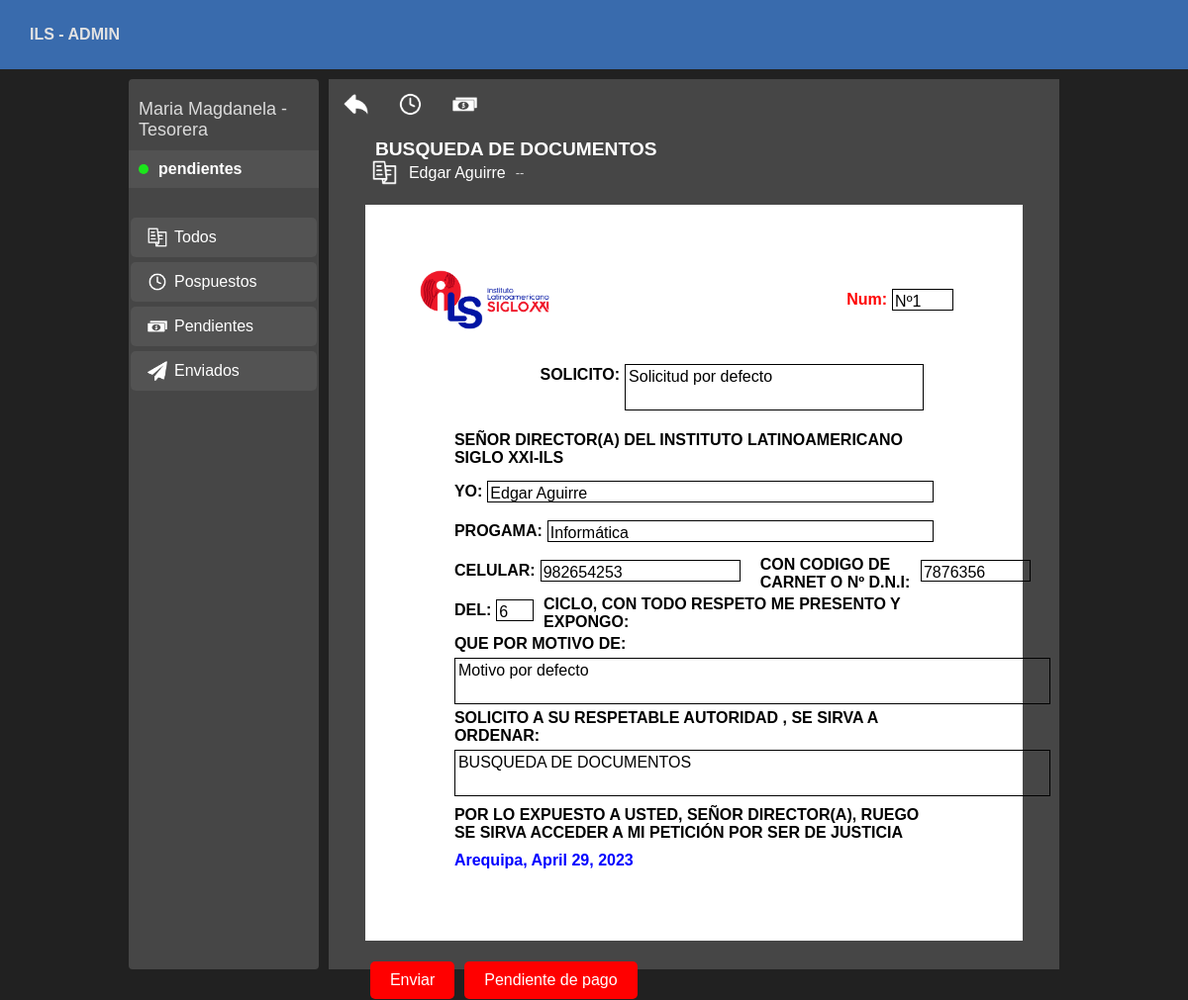
The page /ils_admin/staff/fut?code=Ckjt5ucxVIj on the database its author committed.
### myapp/models.py (models this page shows, shortened)
class fut(models.Model):
    name = models.CharField(max_length=200)
    program = models.CharField(max_length=200)
    dni = models.CharField(max_length=10)
    phone = models.CharField(max_length=12)
    cycle = models.CharField(max_length=2)
    email = models.TextField(default='')
    myrequest = models.TextField()
    order = models.CharField(max_length=300)
    reason = models.TextField()
    date = models.DateField()
    pdf_binary = models.BinaryField(default=b'')
    proceeding = models.TextField() # Expediente
    password = models.TextField()
    qrimg_binary = models.BinaryField(default=b'')
    code = models.TextField(default='00000000000')
    stage = models.IntegerField(default=0)
    view = models.BooleanField(default=False)
    n_ticket = models.CharField(max_length=30, default='0000000000')

### myapp_admin/views.py (the view)
# urls.py: path('ils_admin/staff/fut', views.view_fut, name="n_view_fut"),
def view_fut(request):
    code_ = request.GET.get('code')
    objs = fut.objects.filter(code=code_).values('id', 'myrequest', 'name', 'program', 'phone', 'dni', 'cycle', 'reason', 'email', 'order', 'date').first()
    up_register = fut.objects.get(code=code_)
    up_register.view = 1
    up_register.save()
    return render(request, 'admin/staff/view_fut.html', {
        'code': code_,
        'objs': objs
    })

### myapp_admin/templates/admin/staff/view_fut.html (shortened to what this page needs)
{% extends 'admin/staff.html' %}
{% load static %}
{% block fut %}
<div class="ayelash2">
    <div class="bastools">
        <a href="{% url 'n_staff' %}" style="display: flex;"><img width="25px" class="baricon" height="25px" src="{% static 'img/icon01.png' %}" alt=""></a>
        <img onclick="postponed()" width="25px" class="baricon" height="25px" src="{% static 'img/icon02.png' %}" alt="">
        <img onclick="pending()" width="25px" class="baricon" height="25px" src="{% static 'img/icon03.png' %}" alt="">
    </div>
    <div class="principaldiv">
        <div class="order"><p>{{objs.order}}</p></div>
        <div class="alumno">
            <img width="25px" height="25px" style="margin: auto 7px;" src="{% static 'img/procedure.png' %}" alt="">
            <p class="p_name">{{objs.name}}</p>
            <p class="p_mail">-{{objs.email}}-</p>
        </div>
        <div class="contFUT">
            <div class="logoils">
                <img height="60px" style="margin: auto 5px;" src="{% static 'img/logoils.png' %}" alt="">
                <div class="celd">
                    <label style="color: red;" for="">Num:</label>
                    <div class="text" style="width: 60px;"><p>Nº{{objs.id}}</p></div>
                </div>
            </div>
            <div class="orderils">
                <div class="celd2">
                    <label style="" for="">SOLICITO:</label>
                    <div class="text" style="width: 300px;"><p>{{objs.myrequest}}</p></div>
                </div>
            </div>
            <div class="datails">
                <p style="font-weight: bold;">SEÑOR DIRECTOR(A) DEL INSTITUTO LATINOAMERICANO SIGLO XXI-ILS</p>
                <div class="celd" style="margin: auto 0px 10px 10px;">
                    <label for="">YO:</label>
                    <div class="text" style="width: 500px;"><p>{{objs.name}}</p></div>
                </div>
                <div class="celd" style="margin: auto 0px 10px 10px;">
                    <label for="">PROGAMA:</label>
                    <div class="text" style="width: 440px;"><p>{{objs.program}}</p></div>
                </div>
                <div style="display: flex;">
                    <div class="celd" style="margin: auto 0px 10px 10px;">
                        <label for="">CELULAR:</label>
                        <div class="text" style="width: 200px;"><p>{{objs.phone}}</p></div>
                    </div>
                    <div class="celd" style="margin: auto 0px 10px 10px;">
                        <label for="">CON CODIGO DE CARNET O Nº D.N.I:</label>
                        <div class="text" style="width: 200px;"><p>{{objs.dni}}</p></div>
                    </div>
                </div>
                <div class="celd" style="margin: auto 0px 10px 10px;">
                    <label for="">DEL:</label>
                    <div class="text" style="width: 40px;"><p>{{objs.cycle}}</p></div>
                    <label for="">CICLO, CON TODO RESPETO ME PRESENTO Y EXPONGO:</label>
                </div>
                <div class="celd2" style="display: block;">
                    <label for="">QUE POR MOTIVO DE:</label>
                    <div class="text" style="width: 600px; margin: 5px 0px;"><p>{{objs.reason}}</p></div>
                </div>
                <div class="celd2" style="display: block;">
                    <label for="">SOLICITO A SU RESPETABLE AUTORIDAD , SE SIRVA A ORDENAR:</label>
                    <div class="text" style="width: 600px; margin: 5px 0px;"><p>{{objs.order}}</p></div>
                </div>
                <p style="font-weight: bold;">POR LO EXPUESTO A USTED, SEÑOR DIRECTOR(A), RUEGO SE SIRVA ACCEDER A MI PETICIÓN POR SER DE JUSTICIA</p>
                <p style="font-weight: bold; color: blue;">Arequipa, {{objs.date}}</p>
            </div>
        </div>
        <div class="buttons_view_fut">
            <div class="send_button" onclick="send_fut()">Enviar</div>
            <div class="send_button" onclick="pending()">Pendiente de pago</div>
        </div>
    </div>
</div>
{% endblock %}

### myapp_admin/templates/admin/staff.html (shortened to what this page needs)
{% extends 'layouts/mainadmin.html' %}
{% load static %}
{% block content %}
<div class="block_container">
    <div class="block_bloker">
        <div class="block_one">
            <div class="info1">
                <div class="name"><p>Maria Magdanela - Tesorera</p></div>
                <div class="name2"><div class="signal green_b"></div><p class="eltext">pendientes</p><p class="numb green_a">{{Len_list_data}}</p></div>
            </div>
            <div class="label">
                <a href="{% url 'n_staff' %}" class="label1"><img width="20px" height="20px" style="margin: auto 7px;" src="{% static 'img/procedure.png' %}" alt="">Todos</a>
                <a href="{% url 'n_postulated' %}" class="label1"><img width="20px" height="20px" style="margin: auto 7px;" src="{% static 'img/icon02.png' %}" alt="">Pospuestos</a>
                <a href="{% url 'n_pending' %}" class="label1"><img width="20px" height="20px" style="margin: auto 7px;" src="{% static 'img/icon03.png' %}" alt="">Pendientes</a>
                <a href="{% url 'n_send' %}" class="label1"><img width="20px" height="20px" style="margin: auto 7px;" src="{% static 'img/send.png' %}" alt="">Enviados</a>
            </div>
        </div>
        <div class="block_two" id="miContenedor">
            {% block fut %}{% endblock %}
        </div>
    </div>
</div>
{% endblock %}

### myapp_admin/templates/layouts/mainadmin.html (shortened to what this page needs)
<!DOCTYPE html>
<html lang="en">
<head>
</head>
<body>
    <div class="navbar">
        <div class="content1"><h1>ILS - ADMIN</h1></div>
    </div>
    <div class="contend">
        {% block content %}
        {% endblock %}
    </div>
</body>
</html>

### myapp_admin/templates/layouts/mainadmin.html (style rules this page uses)
body { background: #212121; color: white; padding: 0px; margin: 0px; font-family: Arial, Helvetica, sans-serif; }
.navbar { width: 100%; height: 70px; background: #396bad; border: none; top: 0px; padding: 0px; margin: 0px; display: flex; }
.content1 { padding: 0px; margin: auto 30px; }
.content1 h1 { padding: 0px; font-size: medium; color: #e2e2e2; }
.contend { width: 80%; margin: auto; height: auto; display: flex; flex-direction: column; }

### myapp_admin/templates/admin/staff.html (style rules this page uses)
.block_container { width: 100%; height: auto; margin: 10px 0px; }
.block_bloker { width: 100%; height: auto; display: flex; }
.block_one { width: 20%; height: 800px; background: #464646; margin: 0px 10px 0px auto; border-radius: 4px; }
.block_two { width: calc(80% - 30px); height: 100%; margin: 0px auto 0px 0px; }
.info1 { display: block; margin: 15px 0px; }
.name { font-size: large; opacity: 80%; margin: 20px 0px 0px 0px; display: block; }
.name p { margin: 0px 10px; }
.name2 { background: rgb(82, 82, 82); display: flex; margin: 10px 0px 0px 0px; padding: 10px; }
.name2 .signal { width: 10px; height: 10px; border-radius: 50%; margin: auto 0px; }
.name2 .eltext { margin: 0px auto 0px 10px; font-weight: bold; }
.green_b { background: #1be61b; }
.label { padding: 10px 2px; }
.label1 { background: rgb(83, 83, 83); margin: 5px 0px; border-radius: 5px; display: flex; align-items: center; padding: 10px; color: white; text-decoration: none; }

### myapp_admin/templates/admin/staff/view_fut.html (style rules this page uses)
.block_one { height: 900px; }
.ayelash2 { width: 100%; height: 900px; background: #464646; margin: 0px 0px 10px 0px; display: block; justify-content: space-between; }
.bastools { width: 100%; height: 50px; display: flex; }
.principaldiv { width: 90%; height: 400px; margin: 10px auto; display: flex; flex-direction: column; }
.order { width: 100%; height: 40px; display: flex; }
.order p { margin: auto 10px; font-size: larger; font-weight: bold; }
.alumno { width: 100%; height: 40px; display: flex; }
.p_name { margin: auto 5px; }
.p_mail { margin: auto 5px; font-size: small; opacity: 80%; }
.contFUT { width: 100%; background: #e2e1cfbb; background: white; margin: 20px auto; padding: 1px 0px; display: block; }
.baricon { margin: auto 15px; }
.logoils { width: calc(100% - 100px); height: 70px; background: white; display: flex; justify-content: space-between; margin: 60px auto 30px auto; }
.celd { height: 30px; color: black; margin: auto 10px; display: flex; }
.celd label { font-weight: bold; margin: auto 0px auto 0px; }
.celd .text { height: 20px; margin: auto 10px auto 5px ; border: 1px solid black; }
.celd .text p { margin: 3px 2px auto 2px; }
.orderils { width: calc(100% - 160px); background: white; margin: 0px auto 10px auto; display: flex; justify-content: flex-end; }
.celd2 { height: auto; color: black; margin: auto 10px; display: flex; }
.celd2 label { font-weight: bold; margin: 2px 0px auto 0px; }
.celd2 .text { height: 45px; margin: auto 10px auto 5px ; border: 1px solid black; }
.celd2 .text p { margin: 3px 2px auto 3px; }
.datails { width: calc(100% - 160px); background: white; margin: 0px auto 60px auto; padding: 1px 0px; display: block; color: black; }
.datails p { margin: 10px; }
.send_button { background: red; width: auto; text-align: center; padding: 10px 20px; border-radius: 5px; margin: 1px 5px; }
.buttons_view_fut { display: flex; }

### rows shown on the page
fut: order "BUSQUEDA DE DOCUMENTOS", name "Edgar Aguirre", id "1", myrequest "Solicitud por defecto", program "Informática", phone "982654253", dni "7876356", cycle "6", reason "Motivo por defecto", date "April 29, 2023"
